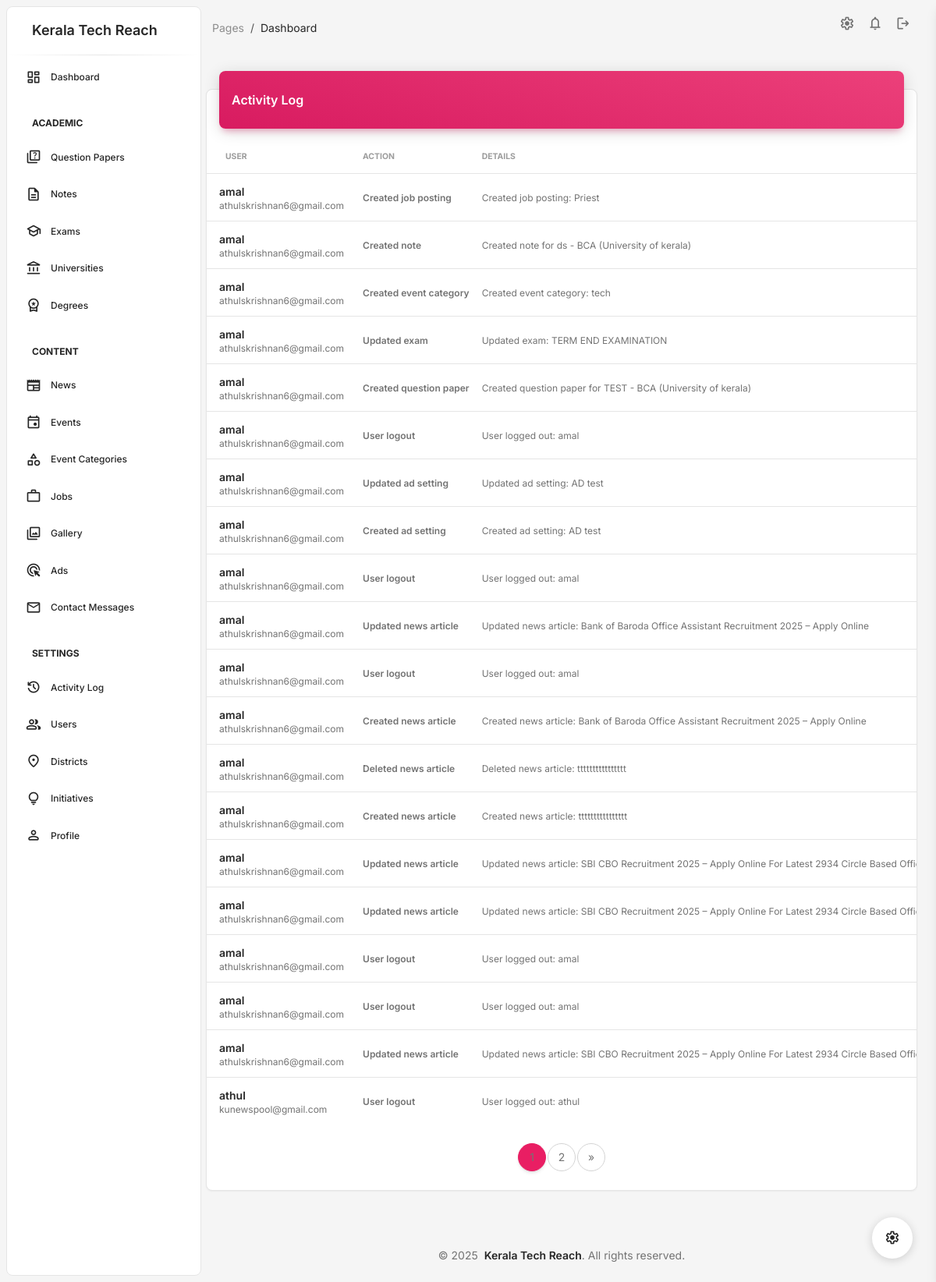
The app's page /admindashboard/activity-log/ (signed in) with its own data.
### admindashboard/models.py (models this page shows, shortened)
class ActivityLog(models.Model):
    user = models.ForeignKey(User, on_delete=models.CASCADE)
    action = models.CharField(max_length=255)
    details = models.TextField(blank=True, null=True)
    ip_address = models.GenericIPAddressField(null=True, blank=True)
    timestamp = models.DateTimeField(default=timezone.now)
    class Meta:
        ordering = ['-timestamp']

### admindashboard/views/activity_log.py (the view)
# urls.py: path('activity-log/', activity_log_view, name='activity_log'),
@login_required
def activity_log_view(request):
    if request.user.is_staff:
        activities = ActivityLog.objects.all()
    else:
        activities = ActivityLog.objects.filter(user=request.user)
    paginator = Paginator(activities, 20)  # Show 20 activities per page
    page_number = request.GET.get('page')
    page_obj = paginator.get_page(page_number)
    context = {
        'page_obj': page_obj,
        'title': 'Activity Log'
    }
    return render(request, 'admindashboard/activity_log.html', context)

### admindashboard/templates/admindashboard/activity_log.html (shortened to what this page needs)
{% extends 'admindashboard/base.html' %}
{% load static %}
{% block content %}
<div class="container-fluid py-4">
    <div class="row">
        <div class="col-12">
            <div class="card my-4">
                <div class="card-header p-0 position-relative mt-n4 mx-3 z-index-2">
                    <div class="bg-gradient-primary shadow-primary border-radius-lg pt-4 pb-3">
                        <div class="d-flex justify-content-between align-items-center">
                            <h6 class="text-white text-capitalize ps-3">Activity Log</h6>
                        </div>
                    </div>
                </div>
                <div class="card-body px-0 pb-2">
                    <div class="table-responsive p-0">
                        <table class="table align-items-center mb-0">
                            <thead>
                                <tr>
                                    <th class="text-uppercase text-secondary text-xxs font-weight-bolder opacity-7">User</th>
                                    <th class="text-uppercase text-secondary text-xxs font-weight-bolder opacity-7 ps-2">Action</th>
                                    <th class="text-uppercase text-secondary text-xxs font-weight-bolder opacity-7 ps-2">Details</th>
                                </tr>
                            </thead>
                            <tbody>
                                {% for activity in page_obj %}
                                <tr>
                                    <td>
                                        <div class="d-flex px-2 py-1">
                                            <div class="d-flex flex-column justify-content-center">
                                                <h6 class="mb-0 text-sm">{{ activity.user.username }}</h6>
                                                <p class="text-xs text-secondary mb-0">{{ activity.user.email }}</p>
                                            </div>
                                        </div>
                                    </td>
                                    <td>
                                        <p class="text-xs font-weight-bold mb-0">{{ activity.action }}</p>
                                    </td>
                                    <td>
                                        <p class="text-xs text-secondary mb-0">{{ activity.details|default:"-" }}</p>
                                    </td>
                                </tr>
                                {% empty %}
                                <tr>
                                    <td colspan="5" class="text-center py-4">
                                        <p class="text-secondary mb-0">No activity logs found</p>
                                    </td>
                                </tr>
                                {% endfor %}
                            </tbody>
                        </table>
                    </div>
                    {% if page_obj.has_other_pages %}
                    <div class="d-flex justify-content-center mt-4">
                        <nav aria-label="Page navigation">
                            <ul class="pagination">
                                {% for num in page_obj.paginator.page_range %}
                                {% if page_obj.number == num %}
                                <li class="page-item active">
                                    <span class="page-link">{{ num }}</span>
                                </li>
                                {% else %}
                                <li class="page-item">
                                    <a class="page-link" href="?page={{ num }}">{{ num }}</a>
                                </li>
                                {% endif %}
                                {% endfor %}
                                {% if page_obj.has_next %}
                                <li class="page-item">
                                    <a class="page-link" href="?page={{ page_obj.next_page_number }}" aria-label="Next">
                                        <span aria-hidden="true">&raquo;</span>
                                    </a>
                                </li>
                                {% endif %}
                            </ul>
                        </nav>
                    </div>
                    {% endif %}
                </div>
            </div>
        </div>
    </div>
</div>
{% endblock %}

### admindashboard/templates/admindashboard/base.html (style rules this page uses)
body { min-height: 100vh; display: flex; flex-direction: column; }

### records on screen
ActivityLog: user.username "amal", user.email "athulskrishnan6@gmail.com", action "Created job posting", details "Created job posting: Priest"
ActivityLog: user.username "amal", user.email "athulskrishnan6@gmail.com", action "Created note", details "Created note for ds - BCA (University of kerala)"
ActivityLog: user.username "amal", user.email "athulskrishnan6@gmail.com", action "Created event category", details "Created event category: tech"
ActivityLog: user.username "amal", user.email "athulskrishnan6@gmail.com", action "Updated exam", details "Updated exam: TERM END EXAMINATION"
ActivityLog: user.username "amal", user.email "athulskrishnan6@gmail.com", action "Created question paper", details "Created question paper for TEST - BCA (University of kerala)"
ActivityLog: user.username "amal", user.email "athulskrishnan6@gmail.com", action "User logout", details "User logged out: amal"
ActivityLog: user.username "amal", user.email "athulskrishnan6@gmail.com", action "Updated ad setting", details "Updated ad setting: AD test"
ActivityLog: user.username "amal", user.email "athulskrishnan6@gmail.com", action "Created ad setting", details "Created ad setting: AD test"
ActivityLog: user.username "amal", user.email "athulskrishnan6@gmail.com", action "User logout", details "User logged out: amal"
ActivityLog: user.username "amal", user.email "athulskrishnan6@gmail.com", action "Updated news article", details "Updated news article: Bank of Baroda Office Assistant Recruitment 2025 – Apply Online"
ActivityLog: user.username "amal", user.email "athulskrishnan6@gmail.com", action "User logout", details "User logged out: amal"
ActivityLog: user.username "amal", user.email "athulskrishnan6@gmail.com", action "Created news article", details "Created news article: Bank of Baroda Office Assistant Recruitment 2025 – Apply Online"
ActivityLog: user.username "amal", user.email "athulskrishnan6@gmail.com", action "Deleted news article", details "Deleted news article: tttttttttttttttt"
ActivityLog: user.username "amal", user.email "athulskrishnan6@gmail.com", action "Created news article", details "Created news article: tttttttttttttttt"
ActivityLog: user.username "amal", user.email "athulskrishnan6@gmail.com", action "Updated news article", details "Updated news article: SBI CBO Recruitment 2025 – Apply Online For Latest 2934 Circle Based…"
ActivityLog: user.username "amal", user.email "athulskrishnan6@gmail.com", action "Updated news article", details "Updated news article: SBI CBO Recruitment 2025 – Apply Online For Latest 2934 Circle Based…"
ActivityLog: user.username "amal", user.email "athulskrishnan6@gmail.com", action "User logout", details "User logged out: amal"
ActivityLog: user.username "amal", user.email "athulskrishnan6@gmail.com", action "User logout", details "User logged out: amal"
ActivityLog: user.username "amal", user.email "athulskrishnan6@gmail.com", action "Updated news article", details "Updated news article: SBI CBO Recruitment 2025 – Apply Online For Latest 2934 Circle Based…"
ActivityLog: user.username "athul", user.email "kunewspool@gmail.com", action "User logout", details "User logged out: athul"

### other values on screen
{{ num }} "2"
